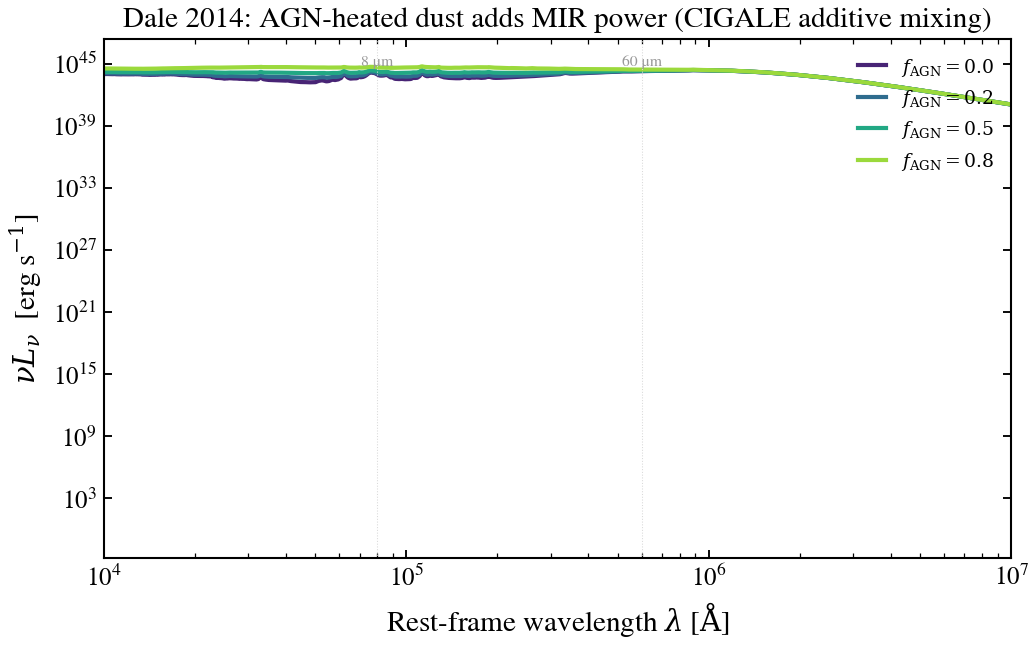

Generate this figure with Python:
"""
Dale 2014 dust IR: AGN fraction (CIGALE-faithful additive mixing)
=================================================================

The Dale et al. (2014) IR template family can be combined with a pure-AGN
("quasar") template to represent dust heated by an obscured AGN in addition to
the star-forming ISM. tengri reproduces CIGALE's convention, where the AGN is a
*separate power source* added on top of the stellar-heated dust:

.. math::

    L_\\mathrm{dust} = L_\\mathrm{absorbed}, \\quad
    L_\\mathrm{AGN} = L_\\mathrm{dust}\\,\\frac{f_\\mathrm{AGN}}{1 - f_\\mathrm{AGN}}, \\quad
    \\mathrm{SED} = L_\\mathrm{dust}\\,\\mathrm{SF}(\\alpha) + L_\\mathrm{AGN}\\,\\mathrm{QSO}

so the total emitted IR is :math:`L_\\mathrm{dust}/(1-f_\\mathrm{AGN})` — it
*grows* with ``f_AGN`` because the AGN injects energy the stars did not.

This uses the ``dale2014_cigale`` emission type, whose SF templates are
regenerated from CIGALE's database and which also ships the quasar template
(``scripts/regenerate_dale2014_from_cigale.py``). The default ``dale2014`` is
the Wyoming-source star-forming-only release.
"""

import os

os.environ["TF_CPP_MIN_LOG_LEVEL"] = "2"

import warnings

import jax
import jax.numpy as jnp
import matplotlib.pyplot as plt
import numpy as np

import tengri
from tengri.analysis.plotting import setup_style

setup_style()
warnings.filterwarnings("ignore", message=".*BakedInBackend.*")

C_AA_PER_S = 2.998e18

ssp = tengri.load_ssp()

model = tengri.SEDModel.build(
    ssp,
    sfh={"type": "const", "*": tengri.FIXED, "log_total_mass": 11.0},
    dust={
        "type": "two_component",
        "*": tengri.FIXED,
        "tau_diff": 1.0,
        "tau_bc": 0.3,
        "emission": {"type": "dale2014_cigale", "*": tengri.FIXED},
    },
    redshift=tengri.Fixed(0.05),
)
p0 = dict(model.spec.sample(jax.random.PRNGKey(0)))

frac_agn_values = [0.0, 0.2, 0.5, 0.8]
colors = plt.cm.viridis(np.linspace(0.1, 0.85, len(frac_agn_values)))

fig, ax = plt.subplots(figsize=(7.2, 4.6))

for f, c in zip(frac_agn_values, colors):
    out = model.predict_rest_sed({**p0, "dust_frac_agn": jnp.float64(f)})
    wave = np.asarray(out.wavelength)
    nu_l_nu = C_AA_PER_S / wave * np.asarray(out.sed)
    ax.loglog(wave, nu_l_nu, color=c, lw=2.0, label=rf"$f_{{\rm AGN}}={f:.1f}$")

ax.axvline(8e4, color="0.85", lw=0.5, linestyle=":")
ax.text(8e4, 3e44, "8 μm", fontsize=7.5, color="0.6", ha="center", va="bottom")
ax.axvline(60e4, color="0.85", lw=0.5, linestyle=":")
ax.text(60e4, 3e44, "60 μm", fontsize=7.5, color="0.6", ha="center", va="bottom")

ax.set(
    xlim=(1e4, 1e7),
    xlabel=r"Rest-frame wavelength $\lambda$ [$\mathrm{\AA}$]",
    ylabel=r"$\nu L_\nu$  [erg s$^{-1}$]",
    title="Dale 2014: AGN-heated dust adds MIR power (CIGALE additive mixing)",
)
ax.legend(frameon=False, fontsize=9, loc="upper right")

fig.tight_layout()
plt.savefig("plot_dale2014_agn_fraction.png", dpi=150, bbox_inches="tight")
